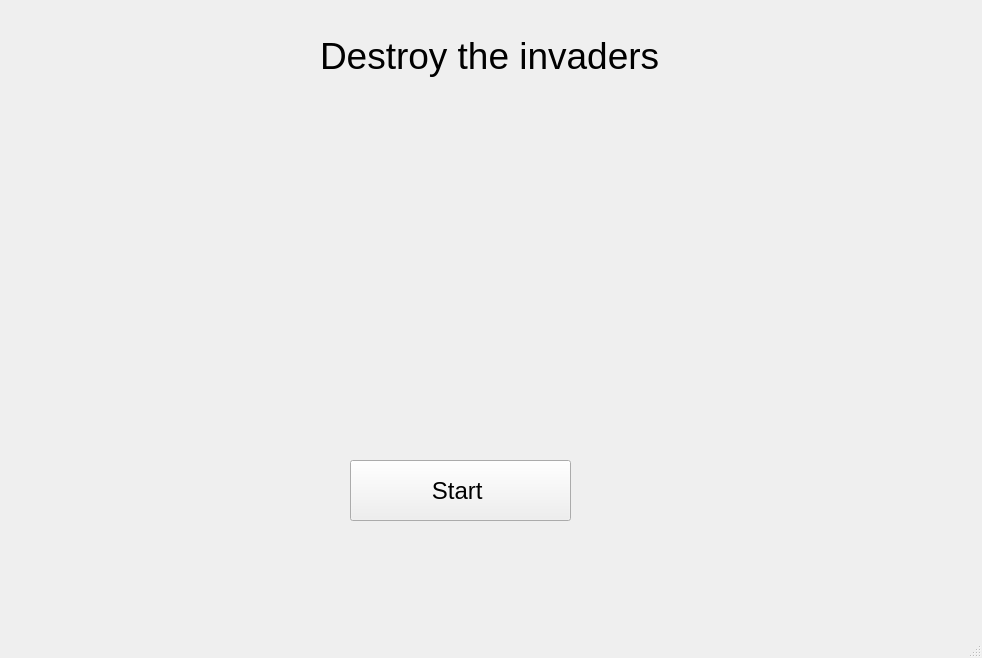
<?xml version="1.0" encoding="UTF-8"?>
<ui version="4.0">
 <class>Game</class>
 <widget class="QMainWindow" name="Game">
  <property name="geometry">
   <rect>
    <x>0</x>
    <y>0</y>
    <width>982</width>
    <height>658</height>
   </rect>
  </property>
  <property name="font">
   <font>
    <pointsize>18</pointsize>
   </font>
  </property>
  <property name="windowTitle">
   <string>Game</string>
  </property>
  <widget class="QWidget" name="centralwidget">
   <widget class="QLabel" name="label">
    <property name="geometry">
     <rect>
      <x>320</x>
      <y>-50</y>
      <width>551</width>
      <height>211</height>
     </rect>
    </property>
    <property name="font">
     <font>
      <pointsize>28</pointsize>
      <bold>false</bold>
     </font>
    </property>
    <property name="text">
     <string>Destroy the invaders</string>
    </property>
   </widget>
   <widget class="QLabel" name="label_2">
    <property name="geometry">
     <rect>
      <x>230</x>
      <y>50</y>
      <width>721</width>
      <height>421</height>
     </rect>
    </property>
    <property name="minimumSize">
     <size>
      <width>721</width>
      <height>421</height>
     </size>
    </property>
    <property name="cursor">
     <cursorShape>CrossCursor</cursorShape>
    </property>
    <property name="text">
     <string/>
    </property>
    <property name="pixmap">
     <pixmap>C:/Users/1/Desktop/pics/pngwing.com (1).png</pixmap>
    </property>
   </widget>
   <widget class="QPushButton" name="pushButton">
    <property name="geometry">
     <rect>
      <x>350</x>
      <y>460</y>
      <width>221</width>
      <height>61</height>
     </rect>
    </property>
    <property name="font">
     <font>
      <pointsize>18</pointsize>
     </font>
    </property>
    <property name="cursor">
     <cursorShape>CrossCursor</cursorShape>
    </property>
    <property name="text">
     <string>Start </string>
    </property>
   </widget>
  </widget>
  <widget class="QMenuBar" name="menubar">
   <property name="geometry">
    <rect>
     <x>0</x>
     <y>0</y>
     <width>982</width>
     <height>38</height>
    </rect>
   </property>
  </widget>
  <widget class="QStatusBar" name="statusbar"/>
 </widget>
 <resources/>
 <connections/>
</ui>
